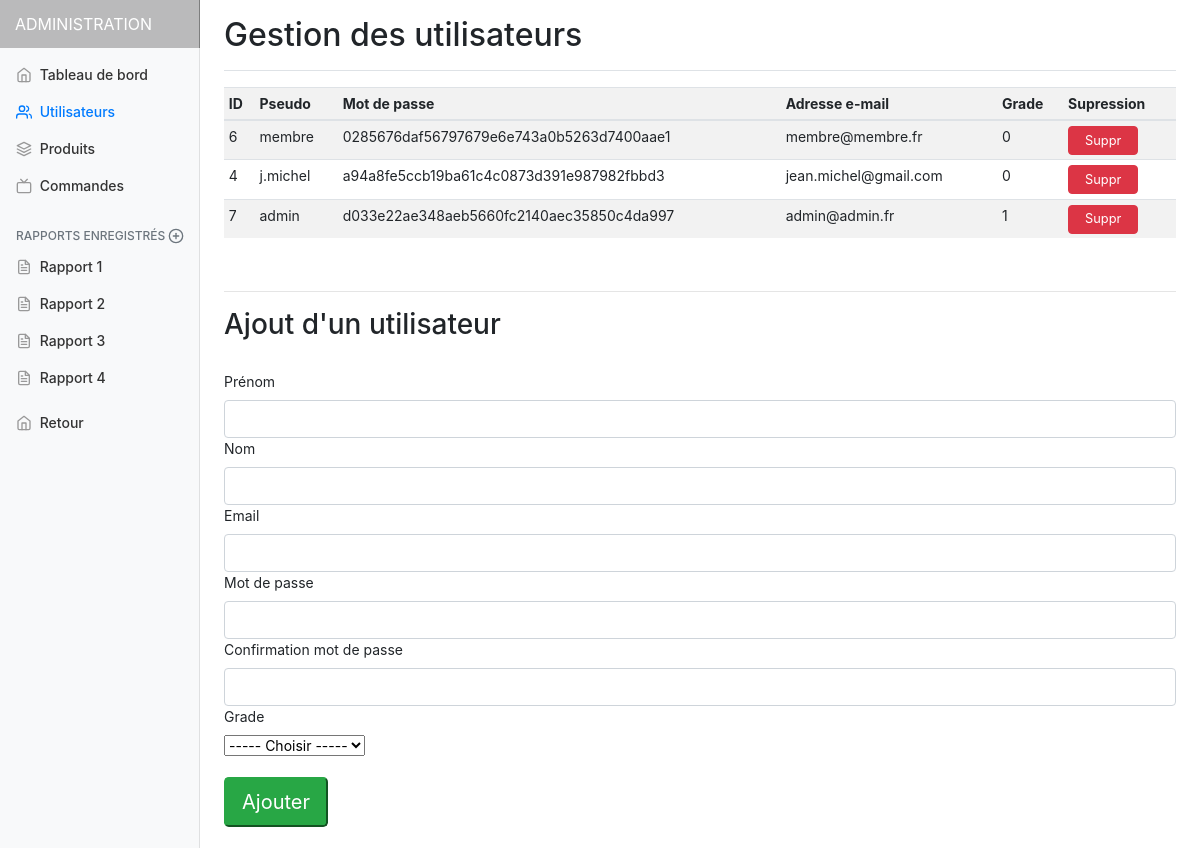
Before: /admin.php?selector=2 with the older database file.
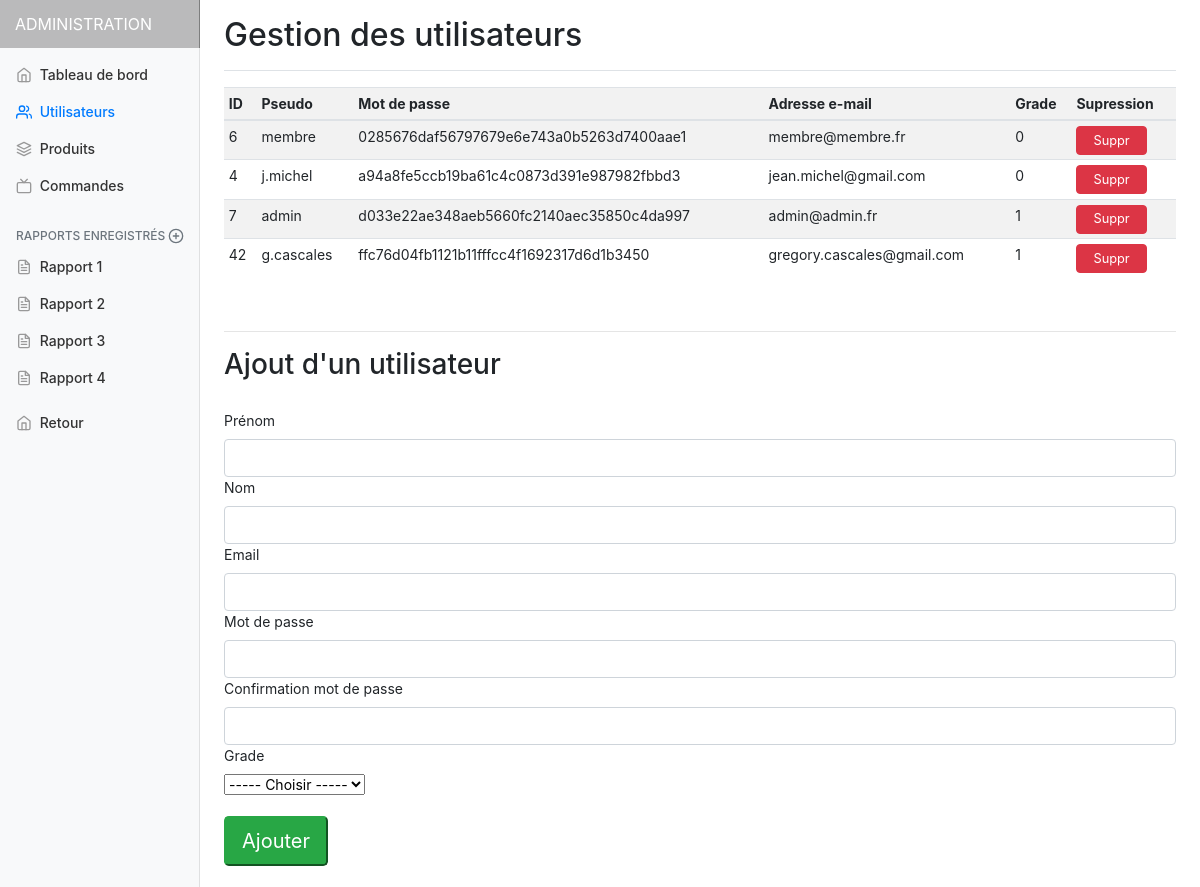
After: the same page with the newer database file.
### tables this page shows
CREATE TABLE `utilisateurs` (
  `id_utilisateur` int(11) NOT NULL,
  `pseudo` varchar(255) DEFAULT NULL,
  `prenom_utilisateur` varchar(255) DEFAULT NULL,
  `nom_utilisateur` varchar(255) DEFAULT NULL,
  `mot_de_passe` char(255) DEFAULT NULL,
  `adresse_email` varchar(255) DEFAULT NULL,
  `code_postal` int(11) DEFAULT NULL,
  `rue` varchar(255) DEFAULT NULL,
  `pays` varchar(255) DEFAULT NULL,
  `administrateur` tinyint(1) NOT NULL DEFAULT '0'
);

### admin/incadmin.php (called while the page is built)
<?php
if(isset($_GET['selector']))
{
  if(($_GET['selector'] >= 1)&&($_GET['selector'] <= 5)){
    $selector = $_GET['selector'];
  }
}else{
  $selector = 0;
}
?>

### admin/utilisateurs.php (the view, shortened to what this page needs)
<?php
  $req = $bdd->prepare('SELECT * FROM utilisateurs ');
  $req->execute();
  $result = $req->fetchAll();
?>
<main role="main" class="col-md-9 ml-sm-auto col-lg-10 pt-3 px-4">
  <div class="d-flex justify-content-between flex-wrap flex-md-nowrap align-items-center pb-2 mb-3 border-bottom">
    <h1 class="h2">Gestion des utilisateurs</h1>
  </div>
  <div class="table-responsive">
    <?php
    if($result) {
        echo '<table class="table table-striped table-sm responsive">';
            echo '<thread>';
            echo '<tr>';
            echo '<th>ID</th>';
            echo '<th>Pseudo</th>';
            echo '<th>Mot de passe</th>';
            echo '<th>Adresse e-mail</th>';
            echo '<th>Grade</th>' ;
            echo '<th>Supression</th>' ;
            echo '</tr>';
            echo '</thread>';
            echo '<tbody>';
        foreach($result as $row) {
            echo '<tr>';
            echo '<td>'.$row["id_utilisateur"].'</td>';
            echo '<td>'.$row["pseudo"].'</td>';
          echo '<td>'.$row["mot_de_passe"].'</td>';
            echo '<td>'.$row["adresse_email"].'</td>';
          echo '<td>'.$row["administrateur"].'</td>';
          echo '<td><a href="admin.php?selector=2&top='. $row["id_utilisateur"].'"><button type="submit" class="btn btn-danger btnsuppr">Suppr</button></a></td>';
          echo '</tr>'."\n";
        }
    echo '</tbody>';
        echo '</table>'."\n";
    }
    else echo 'Pas d\'enregistrements dans cette table...';
    ?>
  </div>
<br>
<hr>
<h3> Ajout d'un utilisateur </h3>
<br>
<form method="post" action="#">
  <div>
    <label for="prenom">Prénom</label>
    <input type="text" name="prenom" class="form-control" id="prenom">
  </div>
  <div>
    <label for="nom">Nom</label>
    <input type="text" name="nom" class="form-control" id="nom">
  </div>
  <div>
    <label for="email">Email</label>
    <input type="email" name="email" class="form-control" id="email">
  </div>
  <div>
  <label for="mdp">Mot de passe</label>
  <input type="password" name="mdp" class="form-control" id="mdp">
  </div>
  <div>
  <label for="mdprpt">Confirmation mot de passe</label>
  <input type="password" name="mdprpt" class="form-control" id="mdprpt">
  </div>
  <div>
    <label for="admin">Grade</label>
    <br>
    <select name="admin">
      <option value=""> ----- Choisir ----- </option>
    </select>
  </div>
  <br>
  <button type="submit" name="ajout_utilisateur" class="tn btn-lg btn-success buttonlogin">Ajouter</button>
</form>
<br>
</main>

### admin.php (shortened to what this page needs)
<?php require ('inc/bdd.php'); ?>
<?php require ('admin/incadmin.php'); ?>
<!doctype html>
<html lang="fr">
  <head>
    <link rel="stylesheet" href="admin/assets/css/dropdown.css" />
    <link rel="stylesheet" href="https://maxcdn.bootstrapcdn.com/bootstrap/4.0.0/css/bootstrap.min.css">
    <link href="admin/assets/css/admin.css" rel="stylesheet">
  </head>
  <body>
    <nav class="navbar navbar-dark sticky-top bg-transparent flex-md-nowrap p-0 ordi">
      <a class="navbar-brand col-sm-3 col-md-2 mr-0" href="admin.php">ADMINISTRATION</a>
    </nav>
    <div class="container-fluid">
      <div class="row">
        <nav class="col-md-2 d-none d-md-block bg-light sidebar">
          <div class="sidebar-sticky">
            <ul class="nav flex-column">
              <?php
                    switch ($selector) {
                      case '2':
                      include ('admin/activenav/active2.php');
                      break;
                    }
                  ?>
            </ul>
            <h6 class="sidebar-heading d-flex justify-content-between align-items-center px-3 mt-4 mb-1 text-muted">
              <span>Rapports enregistrés</span>
              <a class="d-flex align-items-center text-muted" href="#">
                <span data-feather="plus-circle"></span>
              </a>
            </h6>
            <ul class="nav flex-column mb-2">
              <li class="nav-item">
                <a class="nav-link" href="#">
                  <span data-feather="file-text"></span>
                  Rapport 1
                </a>
              </li>
              <li class="nav-item">
                <a class="nav-link" href="#">
                  <span data-feather="file-text"></span>
                  Rapport 2
                </a>
              </li>
              <li class="nav-item">
                <a class="nav-link" href="#">
                  <span data-feather="file-text"></span>
                  Rapport 3
                </a>
              </li>
              <li class="nav-item">
                <a class="nav-link" href="#">
                  <span data-feather="file-text"></span>
                  Rapport 4
                </a>
              </li>
            </ul>
            <a class="nav-link" href="index.php">
                <span data-feather="home"></span>
                Retour <span class="sr-only">(current)</span>
              </a>
          </div>
        </nav>
        <?php
              switch ($selector) {
                case '2':
                include ('admin/utilisateurs.php');
                break;
              }
          ?>
      </div>
    </div>
  </body>
</html>

### admin/activenav/active2.php
<li class="nav-item">
  <a class="nav-link" href="admin.php?selector=1">
    <span data-feather="home"></span>
    Tableau de bord <span class="sr-only">(current)</span>
  </a>
</li>
<li class="nav-item">
  <a class="nav-link active" href="admin.php?selector=2">
    <span data-feather="users"></span>
    Utilisateurs
  </a>
</li>
<li class="nav-item">
  <a class="nav-link" href="admin.php?selector=3">
    <span data-feather="layers"></span>
    Produits
  </a>
</li>
<li class="nav-item">
  <a class="nav-link" href="admin.php?selector=4">
    <span data-feather="tv"></span>
    Commandes
  </a>
</li>

### admin/assets/css/admin.css (style rules this page uses)
body { font-size: .875rem; }
.sticky-top { position: fixed; width: 100%; }
.feather { width: 16px; height: 16px; vertical-align: text-bottom; }
.sidebar { position: fixed; top: 0; bottom: 0; left: 0; z-index: 100; padding: 0; box-shadow: inset -1px 0 0 rgba(0, 0, 0, .1); }
.sidebar-sticky { position: -webkit-sticky; position: relative; top: 48px; height: calc(100vh - 48px); padding-top: .5rem; overflow-x: hidden; overflow-y: auto; }
.sidebar .nav-link { font-weight: 500; color: #333; }
.sidebar .nav-link .feather { margin-right: 4px; color: #999; }
.sidebar .nav-link.active { color: #007bff; }
.sidebar .nav-link:hover .feather, .sidebar .nav-link.active .feather { color: inherit; }
.sidebar-heading { font-size: .75rem; text-transform: uppercase; }
.navbar-brand { padding-top: .75rem; padding-bottom: .75rem; font-size: 1rem; background-color: rgba(0, 0, 0, .25); box-shadow: inset -1px 0 0 rgba(0, 0, 0, .25); }
.border-bottom { border-bottom: 1px solid #e5e5e5; }
.btnsuppr { font-size: 0.8rem; padding: 0.3em 1rem; cursor: pointer; }
.ordi { display: block; }

Changed rows visible on the page:
added utilisateurs: id_utilisateur "42", pseudo "g.cascales", mot_de_passe "ffc76d04fb1121b11fffcc4f1692317d6d1b3450", adresse_email "gregory.cascales@gmail.com", administrateur "1"
